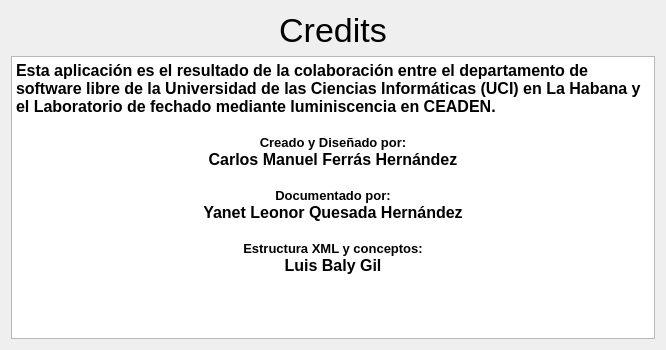
<?xml version="1.0" encoding="UTF-8"?>
<ui version="4.0">
 <class>credits</class>
 <widget class="QWidget" name="credits">
  <property name="geometry">
   <rect>
    <x>0</x>
    <y>0</y>
    <width>666</width>
    <height>350</height>
   </rect>
  </property>
  <property name="minimumSize">
   <size>
    <width>666</width>
    <height>350</height>
   </size>
  </property>
  <property name="windowTitle">
   <string>credits</string>
  </property>
  <layout class="QVBoxLayout" name="verticalLayout">
   <item>
    <widget class="QLabel" name="credits_label">
     <property name="font">
      <font>
       <pointsize>-1</pointsize>
      </font>
     </property>
     <property name="styleSheet">
      <string notr="true">font-size:34px</string>
     </property>
     <property name="text">
      <string>Credits</string>
     </property>
     <property name="alignment">
      <set>Qt::AlignCenter</set>
     </property>
    </widget>
   </item>
   <item>
    <widget class="QTextEdit" name="credits_text">
     <property name="readOnly">
      <bool>true</bool>
     </property>
     <property name="html">
      <string>&lt;!DOCTYPE HTML PUBLIC &quot;-//W3C//DTD HTML 4.0//EN&quot; &quot;http://www.w3.org/TR/REC-html40/strict.dtd&quot;&gt;
&lt;html&gt;&lt;head&gt;&lt;meta name=&quot;qrichtext&quot; content=&quot;1&quot; /&gt;&lt;style type=&quot;text/css&quot;&gt;
p, li { white-space: pre-wrap; }
&lt;/style&gt;&lt;/head&gt;&lt;body style=&quot; font-family:'Sans Serif'; font-size:9pt; font-weight:400; font-style:normal;&quot;&gt;
&lt;p style=&quot; margin-top:0px; margin-bottom:0px; margin-left:0px; margin-right:0px; -qt-block-indent:0; text-indent:0px;&quot;&gt;&lt;span style=&quot; font-family:'Bitstream Charter'; font-size:12pt; font-weight:600;&quot;&gt;Esta aplicación es el resultado de la colaboración entre el departamento de software libre de la Universidad de las Ciencias Informáticas (UCI) en La Habana y el Laboratorio de fechado mediante luminiscencia en CEADEN.&lt;/span&gt;&lt;/p&gt;
&lt;p align=&quot;center&quot; style=&quot;-qt-paragraph-type:empty; margin-top:0px; margin-bottom:0px; margin-left:0px; margin-right:0px; -qt-block-indent:0; text-indent:0px; font-family:'Bitstream Charter'; font-size:12pt; font-weight:600;&quot;&gt;&lt;br /&gt;&lt;/p&gt;
&lt;p align=&quot;center&quot; style=&quot; margin-top:0px; margin-bottom:0px; margin-left:0px; margin-right:0px; -qt-block-indent:0; text-indent:0px;&quot;&gt;&lt;span style=&quot; font-family:'Bitstream Charter'; font-size:10pt; font-weight:600;&quot;&gt;Creado y Diseñado por:&lt;/span&gt;&lt;/p&gt;
&lt;p align=&quot;center&quot; style=&quot; margin-top:0px; margin-bottom:0px; margin-left:0px; margin-right:0px; -qt-block-indent:0; text-indent:0px;&quot;&gt;&lt;span style=&quot; font-family:'Bitstream Charter'; font-size:12pt; font-weight:600;&quot;&gt;Carlos Manuel Ferrás Hernández&lt;/span&gt;&lt;/p&gt;
&lt;p align=&quot;center&quot; style=&quot;-qt-paragraph-type:empty; margin-top:0px; margin-bottom:0px; margin-left:0px; margin-right:0px; -qt-block-indent:0; text-indent:0px; font-family:'Bitstream Charter'; font-size:12pt; font-weight:600;&quot;&gt;&lt;br /&gt;&lt;/p&gt;
&lt;p align=&quot;center&quot; style=&quot; margin-top:0px; margin-bottom:0px; margin-left:0px; margin-right:0px; -qt-block-indent:0; text-indent:0px;&quot;&gt;&lt;span style=&quot; font-family:'Bitstream Charter'; font-size:10pt; font-weight:600;&quot;&gt;Documentado por:&lt;/span&gt;&lt;/p&gt;
&lt;p align=&quot;center&quot; style=&quot; margin-top:0px; margin-bottom:0px; margin-left:0px; margin-right:0px; -qt-block-indent:0; text-indent:0px;&quot;&gt;&lt;span style=&quot; font-family:'Bitstream Charter'; font-size:12pt; font-weight:600;&quot;&gt;Yanet Leonor Quesada Hernández&lt;/span&gt;&lt;/p&gt;
&lt;p align=&quot;center&quot; style=&quot;-qt-paragraph-type:empty; margin-top:0px; margin-bottom:0px; margin-left:0px; margin-right:0px; -qt-block-indent:0; text-indent:0px; font-family:'Bitstream Charter'; font-size:12pt; font-weight:600;&quot;&gt;&lt;br /&gt;&lt;/p&gt;
&lt;p align=&quot;center&quot; style=&quot; margin-top:0px; margin-bottom:0px; margin-left:0px; margin-right:0px; -qt-block-indent:0; text-indent:0px;&quot;&gt;&lt;span style=&quot; font-family:'Bitstream Charter'; font-size:10pt; font-weight:600;&quot;&gt;Estructura XML y conceptos:&lt;/span&gt;&lt;/p&gt;
&lt;p align=&quot;center&quot; style=&quot; margin-top:0px; margin-bottom:0px; margin-left:0px; margin-right:0px; -qt-block-indent:0; text-indent:0px;&quot;&gt;&lt;span style=&quot; font-family:'Bitstream Charter'; font-size:12pt; font-weight:600;&quot;&gt;Luis Baly Gil&lt;/span&gt;&lt;/p&gt;&lt;/body&gt;&lt;/html&gt;</string>
     </property>
     <property name="textInteractionFlags">
      <set>Qt::LinksAccessibleByMouse|Qt::TextSelectableByKeyboard|Qt::TextSelectableByMouse</set>
     </property>
    </widget>
   </item>
  </layout>
 </widget>
 <resources/>
 <connections/>
</ui>
